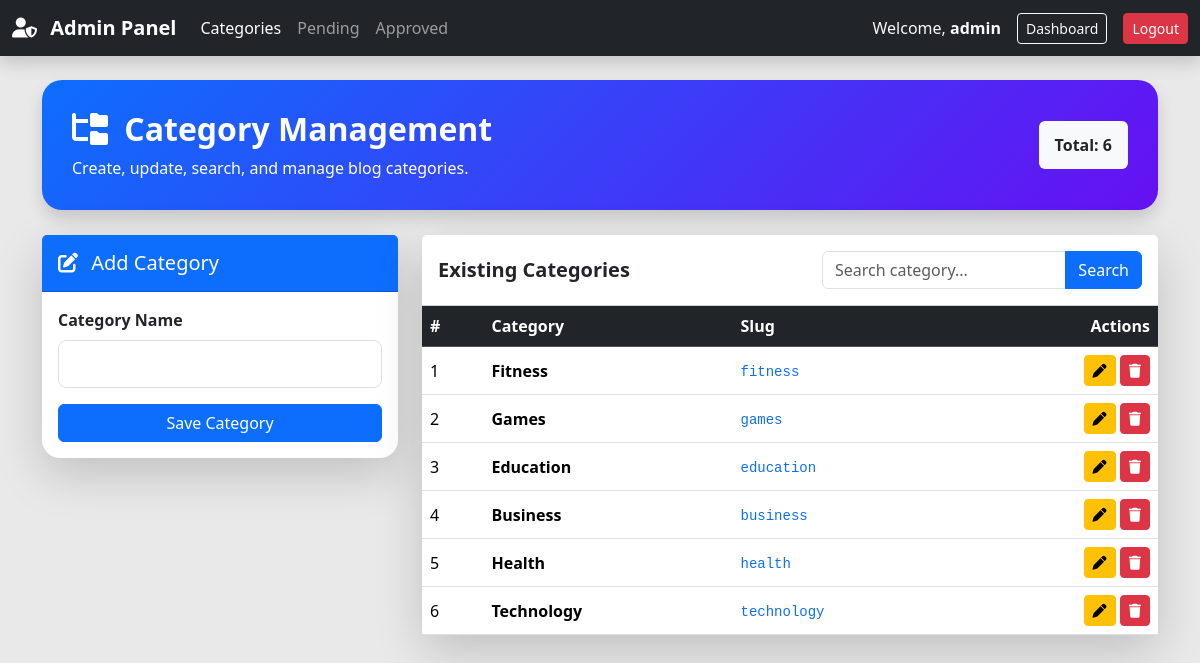
The page /admin/categories.php (signed in) on the database its author committed.
### tables this page shows
CREATE TABLE `categories` (
  `id` int NOT NULL,
  `category_name` varchar(255) NOT NULL,
  `slug` varchar(255) NOT NULL,
  `created_at` timestamp NULL DEFAULT CURRENT_TIMESTAMP
);

### admin/categories.php (the view, shortened to what this page needs)
<?php
require_once '../config/db.php';
$edit_mode = false;
$edit_name = '';
$search_query = trim($_GET['search'] ?? '');
if ($search_query !== '') {
    $stmt = $pdo->prepare("SELECT * FROM categories WHERE category_name LIKE ? OR slug LIKE ? ORDER BY id DESC");
    $wildcard = '%' . $search_query . '%';
    $stmt->execute([$wildcard, $wildcard]);
} else {
    $stmt = $pdo->query("SELECT * FROM categories ORDER BY id DESC");
}
$categories = $stmt->fetchAll();
?>
<!DOCTYPE html>
<html lang="en">
<head>
    <link href="https://cdn.jsdelivr.net/npm/bootstrap@5.3.8/dist/css/bootstrap.min.css" rel="stylesheet">
    <link rel="stylesheet"
        href="https://cdnjs.cloudflare.com/ajax/libs/font-awesome/6.6.0/css/all.min.css">
</head>
<body>
    <nav class="navbar navbar-expand-lg navbar-dark bg-dark shadow sticky-top">
        <div class="container-fluid">
            <a href="dashboard.php" class="navbar-brand fw-bold">
                <i class="fa-solid fa-user-shield me-2"></i>
                Admin Panel
            </a>
            <div class="collapse navbar-collapse" id="navbarMenu">
                <ul class="navbar-nav me-auto">
                    <li class="nav-item">
                        <a class="nav-link active"
                            href="categories.php">
                            Categories
                        </a>
                    </li>
                    <li class="nav-item">
                        <a class="nav-link"
                            href="pending-blogs.php">
                            Pending
                        </a>
                    </li>
                    <li class="nav-item">
                        <a class="nav-link"
                            href="approved-blogs.php">
                            Approved
                        </a>
                    </li>
                </ul>
                <div class="d-flex align-items-center gap-3">
                    <span class="text-light">
                        Welcome,
                        <strong>
                            <?php echo htmlspecialchars($_SESSION['user_name']); ?>
                        </strong>
                    </span>
                    <a href="dashboard.php"
                        class="btn btn-outline-light btn-sm">
                        Dashboard
                    </a>
                    <a href="../logout.php"
                        class="btn btn-danger btn-sm">
                        Logout
                    </a>
                </div>
            </div>
        </div>
    </nav>
    <div class="container py-4">
        <div class="dashboard-header shadow">
            <div class="row align-items-center">
                <div class="col-md-8">
                    <h2 class="fw-bold mb-2">
                        <i class="fa-solid fa-folder-tree me-2"></i>
                        Category Management
                    </h2>
                    <p class="mb-0">
                        Create, update, search, and manage blog categories.
                    </p>
                </div>
                <div class="col-md-4 text-md-end mt-3 mt-md-0">
                    <span class="badge bg-light text-dark fs-6 p-3">
                        Total:
                        <?php echo count($categories); ?>
                    </span>
                </div>
            </div>
        </div>
        <div class="row">
            <div class="col-lg-4 mb-4">
                <div class="card shadow-lg">
                    <div class="card-header py-3 <?php echo $edit_mode ? 'bg-warning text-dark' : 'bg-primary text-white'; ?>">
                        <h5 class="mb-0">
                            <i class="fa-solid fa-pen-to-square me-2"></i>
                            <?php echo $edit_mode ? 'Edit Category' : 'Add Category'; ?>
                        </h5>
                    </div>
                    <div class="card-body">
                        <form action="categories.php" method="POST">
                            <div class="mb-3">
                                <label class="form-label fw-semibold">
                                    Category Name
                                </label>
                                <input type="text"
                                    name="category_name"
                                    class="form-control form-control-lg"
                                    required
                                    value="<?php echo htmlspecialchars($edit_name); ?>">
                            </div>
                            <button type="submit"
                                class="btn <?php echo $edit_mode ? 'btn-warning' : 'btn-primary'; ?> w-100">
                                <?php echo $edit_mode ? 'Update Category' : 'Save Category'; ?>
                            </button>
                        </form>
                    </div>
                </div>
            </div>
            <div class="col-lg-8">
                <div class="card shadow-lg">
                    <div class="card-header bg-white py-3">
                        <div class="d-flex flex-column flex-md-row justify-content-between align-items-md-center gap-3">
                            <h5 class="mb-0 fw-bold">
                                Existing Categories
                            </h5>
                            <form action="categories.php"
                                method="GET"
                                class="search-box w-100">
                                <div class="input-group">
                                    <input type="text"
                                        name="search"
                                        value="<?php echo htmlspecialchars($search_query); ?>"
                                        class="form-control"
                                        placeholder="Search category...">
                                    <button class="btn btn-primary">
                                        Search
                                    </button>
                                </div>
                            </form>
                        </div>
                    </div>
                    <div class="table-responsive">
                        <table class="table table-hover align-middle mb-0">
                            <thead class="table-dark">
                                <tr>
                                    <th>#</th>
                                    <th>Category</th>
                                    <th>Slug</th>
                                    <th class="text-end">Actions</th>
                                </tr>
                            </thead>
                            <tbody>
                                <?php if (empty($categories)): ?>
                                    <tr>
                                        <td colspan="4"
                                            class="text-center py-5 text-muted">
                                            <i class="fa-solid fa-folder-open fa-3x d-block mb-3"></i>
                                            No categories found.
                                        </td>
                                    </tr>
                                <?php else: ?>
                                    <?php
                                    $sno = 1;
                                    foreach ($categories as $category):
                                    ?>
                                        <tr>
                                            <td>
                                                <?php echo $sno++; ?>
                                            </td>
                                            <td>
                                                <div class="d-flex align-items-center gap-3">
                                                    <strong>
                                                        <?php echo htmlspecialchars($category['category_name']); ?>
                                                    </strong>
                                                </div>
                                            </td>
                                            <td>
                                                <code class="text-primary">
                                                    <?php echo htmlspecialchars($category['slug']); ?>
                                                </code>
                                            </td>
                                            <td class="text-end">
                                                <a href="categories.php?edit=<?php echo $category['id']; ?>"
                                                    class="btn btn-sm btn-warning">
                                                    <i class="fa-solid fa-pen"></i>
                                                </a>
                                                <a href="categories.php?delete=<?php echo $category['id']; ?>"
                                                    class="btn btn-sm btn-danger"
                                                    onclick="return confirm('Delete this category?')">
                                                    <i class="fa-solid fa-trash"></i>
                                                </a>
                                            </td>
                                        </tr>
                                    <?php endforeach; ?>
                                <?php endif; ?>
                            </tbody>
                        </table>
                    </div>
                </div>
            </div>
        </div>
    </div>
</body>
</html>

### admin/categories.php (style rules this page uses)
body { background: #e9e9e9; }
.dashboard-header { background: linear-gradient(135deg, #0d6efd, #6610f2); color: white; border-radius: 20px; padding: 30px; margin-bottom: 25px; }
.card { border: none; border-radius: 18px; }
.search-box { max-width: 320px; }
.table td, .table th { vertical-align: middle; }

### rows shown on the page
categories: category_name "Fitness", slug "fitness"
categories: category_name "Games", slug "games"
categories: category_name "Education", slug "education"
categories: category_name "Business", slug "business"
categories: category_name "Health", slug "health"
categories: category_name "Technology", slug "technology"

### other values the page prints
$_SESSION['user_name'] "admin"
count($categories) "6"
